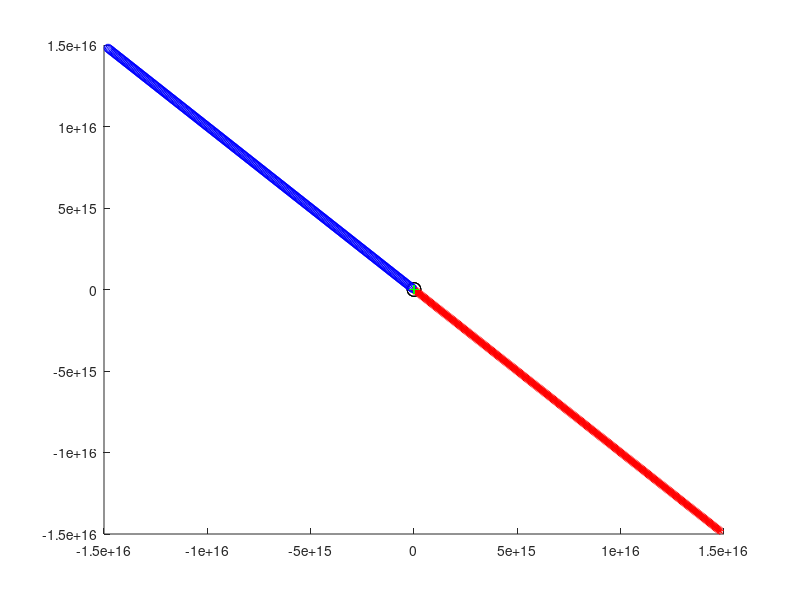

Write MATLAB code to recreate this figure.
% Main idea of Verlet's solution: approx. v_n+1 = (a_n + a_n+1)/2 * dt
% Vectors for each body are stored as matrix's columns (i.e. Body 1's position is
% 1st column of r matrix)

%% Elastic "Solution": 
% A simple but funky case where the bodies are colinear and have no initial
% velocities. They sort of act like bodies on a spring... also notice the
% 2nd middle body doesn't move.



%% Initial setup
% Number of bodies
N = 3;

% Grav. constant [N*m^2 / kg^2]
G = 6.67*10^-11;

% Vector of masses, kg
m = [10^30; 10^30; 10^30];

% Initial positions, m
r = [[-10; 10], [0;0], [10;-10]];

% Initial velocities
v = [[0;0], [0;0], [0;0]];

% Initial accelerations, m/s^2
a = [[0;0], [0;0], [0;0]];
a_next = a;  % will store a_(t+1)

% Plot initial positions
hold on 
plot(r(1,1), r(2,1), 'k-o', 'MarkerSize', 10)
plot(r(1,2), r(2,2), 'k-o', 'MarkerSize', 10)
plot(r(1,3), r(2,3), 'k-o', 'MarkerSize', 10)

% Timesteps desired
T = 5;
dt = 0.02;


%% Calculating at each timestep
for t = 0:dt:T
    % Find distances [vect] and absolute lengths [scl] between each body ---- t
    dist_1to2 = r(:,2) - r(:,1);
    length_1to2 = sqrt(dist_1to2' * dist_1to2);
    dist_2to3 = r(:,3) - r(:,2);
    length_2to3 = sqrt(dist_2to3' * dist_2to3);
    dist_3to1 = r(:,1) - r(:,3);
    length_3to1 = sqrt(dist_3to1' * dist_3to1);

    % Find new acceleration of each body [vect] ----- t
    % Example: finding accel of body 1
    % a1 = sum F's on 1 / m1. Sum F's on 1 is: (Force on 1 from 2 + -Force
    % on 3 from 1)
    a(:, 1) = (G*m(2)/length_1to2^3)*(r(:,2) - r(:,1)) + (G*m(3)/length_3to1^3)*(r(:,3) - r(:,1));
    a(:, 2) = (G*m(1)/length_1to2^3)*(r(:,1) - r(:,2)) + (G*m(3)/length_2to3^3)*(r(:,3) - r(:,2));
    a(:, 3) = (G*m(1)/length_3to1^3)*(r(:,1) - r(:,3)) + (G*m(2)/length_2to3^3)*(r(:,2) - r(:,3));

    % Find r_t+1 using r_t, v_(t), and a_t
    % Basic kinematics: x = x0 + v0*t + 1/2*a*t^2
    % r_t+1 = r_t + v_t*dt + 0.5*a_t*dt^2
    r = r + v*dt + 0.5*a*(dt^2);

    % Using similar steps above, find a_(t+1) - acceleration at new positn
    dist_1to2 = r(:,2) - r(:,1);
    length_1to2 = sqrt(dist_1to2' * dist_1to2);
    dist_2to3 = r(:,3) - r(:,2);
    length_2to3 = sqrt(dist_2to3' * dist_2to3);
    dist_3to1 = r(:,1) - r(:,3);
    length_3to1 = sqrt(dist_3to1' * dist_3to1);

    a_next(:, 1) = (G*m(2)/length_1to2^3)*(r(:,2) - r(:,1)) + (G*m(3)/length_3to1^3)*(r(:,3) - r(:,1));
    a_next(:, 2) = (G*m(1)/length_1to2^3)*(r(:,1) - r(:,2)) + (G*m(3)/length_2to3^3)*(r(:,3) - r(:,2));
    a_next(:, 3) = (G*m(1)/length_3to1^3)*(r(:,1) - r(:,3)) + (G*m(2)/length_2to3^3)*(r(:,2) - r(:,3));

    % Find v_t+1 = (a_t+1 + a_t)/2 * dt
    % Basic kinematics: v_t+1 ~= v_t + a_avg * dt
    v = v + (a + a_next)/2 * dt;

    % Plot new positions
    plot(r(1,1), r(2,1), 'r-*')
    plot(r(1,2), r(2,2), 'g-+')
    plot(r(1,3), r(2,3), 'b-o')

end